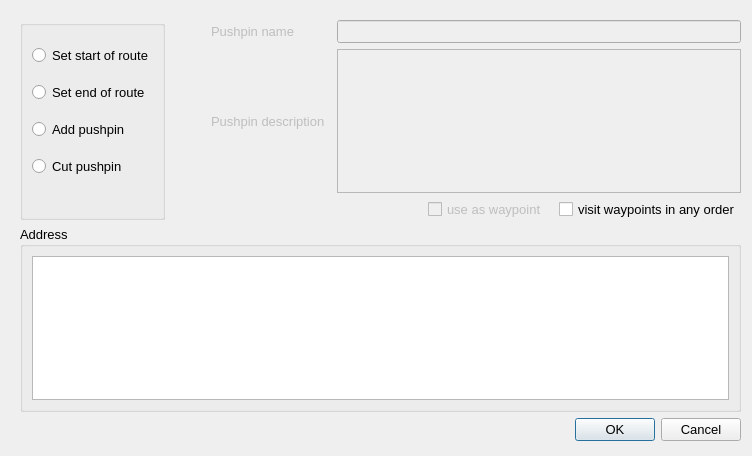
<?xml version="1.0" encoding="UTF-8"?>
<ui version="4.0">
 <class>RouteDialog</class>
 <widget class="QDialog" name="RouteDialog">
  <property name="geometry">
   <rect>
    <x>0</x>
    <y>0</y>
    <width>752</width>
    <height>456</height>
   </rect>
  </property>
  <property name="font">
   <font>
    <pointsize>10</pointsize>
   </font>
  </property>
  <property name="windowTitle">
   <string>Routing and Pushpins</string>
  </property>
  <widget class="QWidget" name="layoutWidget">
   <property name="geometry">
    <rect>
     <x>20</x>
     <y>20</y>
     <width>721</width>
     <height>421</height>
    </rect>
   </property>
   <layout class="QVBoxLayout" name="verticalLayout_5">
    <item>
     <layout class="QHBoxLayout" name="horizontalLayout_2">
      <item>
       <widget class="QGroupBox" name="groupBox">
        <property name="title">
         <string/>
        </property>
        <layout class="QVBoxLayout" name="verticalLayout_3">
         <item>
          <widget class="QRadioButton" name="setStartOfRoute">
           <property name="text">
            <string>Set start of route</string>
           </property>
           <attribute name="buttonGroup">
            <string notr="true">buttonGroup</string>
           </attribute>
          </widget>
         </item>
         <item>
          <widget class="QRadioButton" name="setEndOfRoute">
           <property name="text">
            <string>Set end of route</string>
           </property>
           <attribute name="buttonGroup">
            <string notr="true">buttonGroup</string>
           </attribute>
          </widget>
         </item>
         <item>
          <widget class="QRadioButton" name="addPushPin">
           <property name="text">
            <string>Add pushpin</string>
           </property>
           <attribute name="buttonGroup">
            <string notr="true">buttonGroup</string>
           </attribute>
          </widget>
         </item>
         <item>
          <widget class="QRadioButton" name="cutPushPin">
           <property name="text">
            <string>Cut pushpin</string>
           </property>
           <attribute name="buttonGroup">
            <string notr="true">buttonGroup</string>
           </attribute>
          </widget>
         </item>
         <item>
          <spacer name="verticalSpacer">
           <property name="orientation">
            <enum>Qt::Vertical</enum>
           </property>
           <property name="sizeType">
            <enum>QSizePolicy::Preferred</enum>
           </property>
           <property name="sizeHint" stdset="0">
            <size>
             <width>20</width>
             <height>20</height>
            </size>
           </property>
          </spacer>
         </item>
        </layout>
        <zorder>setEndOfRoute</zorder>
        <zorder>addPushPin</zorder>
        <zorder>cutPushPin</zorder>
        <zorder>setStartOfRoute</zorder>
        <zorder>verticalSpacer</zorder>
       </widget>
      </item>
      <item>
       <spacer name="horizontalSpacer">
        <property name="orientation">
         <enum>Qt::Horizontal</enum>
        </property>
        <property name="sizeType">
         <enum>QSizePolicy::Preferred</enum>
        </property>
        <property name="sizeHint" stdset="0">
         <size>
          <width>40</width>
          <height>20</height>
         </size>
        </property>
       </spacer>
      </item>
      <item>
       <layout class="QVBoxLayout" name="verticalLayout">
        <item>
         <layout class="QGridLayout" name="gridLayout">
          <property name="horizontalSpacing">
           <number>12</number>
          </property>
          <item row="0" column="0">
           <widget class="QLabel" name="pushPinNameLabel">
            <property name="enabled">
             <bool>false</bool>
            </property>
            <property name="text">
             <string>Pushpin name</string>
            </property>
           </widget>
          </item>
          <item row="0" column="1">
           <widget class="QLineEdit" name="pushPinName">
            <property name="enabled">
             <bool>false</bool>
            </property>
           </widget>
          </item>
          <item row="1" column="0">
           <widget class="QLabel" name="pushPinDescLabel">
            <property name="enabled">
             <bool>false</bool>
            </property>
            <property name="text">
             <string>Pushpin description</string>
            </property>
           </widget>
          </item>
          <item row="1" column="1">
           <widget class="QPlainTextEdit" name="pushPinDesc">
            <property name="enabled">
             <bool>false</bool>
            </property>
           </widget>
          </item>
         </layout>
        </item>
        <item>
         <layout class="QHBoxLayout" name="horizontalLayout">
          <property name="spacing">
           <number>12</number>
          </property>
          <item>
           <spacer name="horizontalSpacer_2">
            <property name="orientation">
             <enum>Qt::Horizontal</enum>
            </property>
            <property name="sizeHint" stdset="0">
             <size>
              <width>40</width>
              <height>20</height>
             </size>
            </property>
           </spacer>
          </item>
          <item>
           <widget class="QCheckBox" name="useAsWayPoint">
            <property name="enabled">
             <bool>false</bool>
            </property>
            <property name="text">
             <string>use as waypoint</string>
            </property>
           </widget>
          </item>
          <item>
           <widget class="QCheckBox" name="visitWayPointsInAnyOrder">
            <property name="text">
             <string>visit waypoints in any order</string>
            </property>
           </widget>
          </item>
         </layout>
        </item>
       </layout>
      </item>
     </layout>
    </item>
    <item>
     <widget class="QGroupBox" name="groupBox_2">
      <property name="title">
       <string>Address</string>
      </property>
      <layout class="QVBoxLayout" name="verticalLayout_4">
       <item>
        <widget class="QPlainTextEdit" name="address"/>
       </item>
      </layout>
     </widget>
    </item>
    <item>
     <widget class="QDialogButtonBox" name="buttonBox">
      <property name="sizePolicy">
       <sizepolicy hsizetype="Expanding" vsizetype="Fixed">
        <horstretch>0</horstretch>
        <verstretch>0</verstretch>
       </sizepolicy>
      </property>
      <property name="orientation">
       <enum>Qt::Horizontal</enum>
      </property>
      <property name="standardButtons">
       <set>QDialogButtonBox::Cancel|QDialogButtonBox::Ok</set>
      </property>
      <property name="centerButtons">
       <bool>false</bool>
      </property>
     </widget>
    </item>
   </layout>
  </widget>
 </widget>
 <resources/>
 <connections>
  <connection>
   <sender>buttonBox</sender>
   <signal>accepted()</signal>
   <receiver>RouteDialog</receiver>
   <slot>accept()</slot>
   <hints>
    <hint type="sourcelabel">
     <x>248</x>
     <y>254</y>
    </hint>
    <hint type="destinationlabel">
     <x>157</x>
     <y>274</y>
    </hint>
   </hints>
  </connection>
  <connection>
   <sender>buttonBox</sender>
   <signal>rejected()</signal>
   <receiver>RouteDialog</receiver>
   <slot>reject()</slot>
   <hints>
    <hint type="sourcelabel">
     <x>316</x>
     <y>260</y>
    </hint>
    <hint type="destinationlabel">
     <x>286</x>
     <y>274</y>
    </hint>
   </hints>
  </connection>
 </connections>
 <buttongroups>
  <buttongroup name="buttonGroup"/>
 </buttongroups>
</ui>
